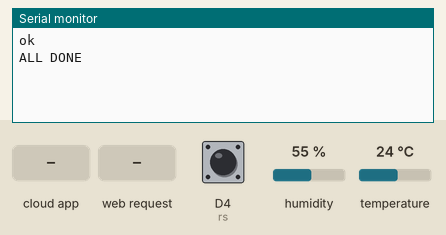
Simulated run of this sketch. Board: ESP8266 (NodeMCU). Parts: the last lines printed to the serial monitor. Inputs (shaded band) come from the test bench; at power-on: D4 (rs) HIGH, humidity 55 %, temperature 24 °C. WiFi joins after 1.5 s; servers stay silent unless stated; network time is answered at once with the bench clock; the local clock reads 2024-03-15 10:24:30 at power-on unless the sketch sets it.

Above: at 3.6 s.
3.7 s: the phone or cloud app sets Temperature to 1
At 4.7 s:
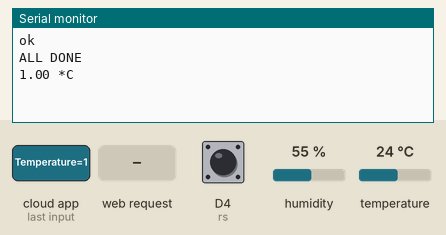
5.2 s: the phone or cloud app sets Humidity to 1
At 5.9 s:
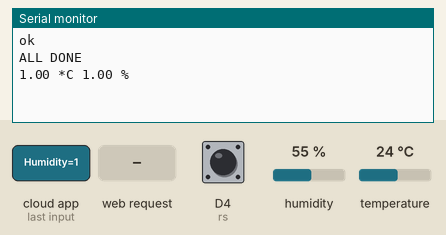
6.7 s: HTTP request GET /Temperature received
At 7.2 s:
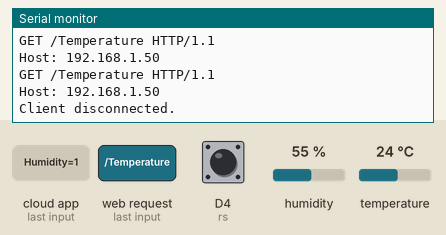
8.2 s: HTTP request GET /Humidity received
At 9.4 s:
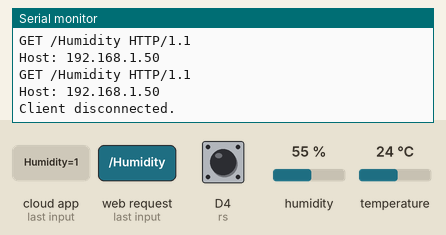
9.7 s: HTTP request GET /esp received
At 10.7 s:
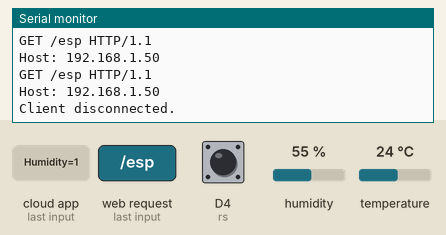
11.2 s: the phone or cloud app sets Temperature to 0
At 11.7 s:
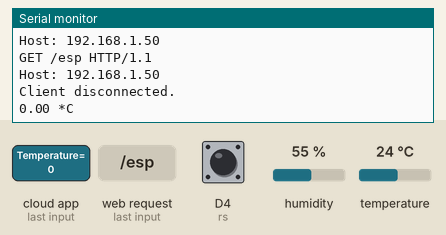

Measured:
- after the input at 3.7 s, the serial monitor: prints a new line at once (image 1)
- after the input at 5.2 s, the serial monitor: prints a new line at once (image 2)
- after the input at 6.7 s, the serial monitor: prints a new line at once (image 3)
- after the input at 8.2 s, the serial monitor: prints a new line at once (image 4)
- after the input at 9.7 s, the serial monitor: prints a new line at once (image 5)
- after the input at 11.2 s, the serial monitor: prints a new line at once (image 6)

The sketch:

BME_FDB_ver5.ino
```cpp
// https://www.grc.com/fingerprints.htm
#include <Arduino.h>
#include <ESP8266WiFi.h>
#include <ESP8266WebServer.h>
#include <WiFiManager.h>
#include <Wire.h>
#include <Adafruit_Sensor.h>
#include <Adafruit_BME280.h>
#include <Firebase_ESP_Client.h>
#include <NTPClient.h>

#include "addons/TokenHelper.h"
#include "addons/RTDBHelper.h"

String ele = "bme";
WiFiUDP ntpUDP;
NTPClient timeClient(ntpUDP, "time.stdtime.gov.tw");

#define SEALEVELPRESSURE_HPA (1013.25)
Adafruit_BME280 bme;

WiFiServer server(80);

String header;

const int rs = D4;
int RS;

unsigned long currentTime = millis();
unsigned long previousTime = 0;
const long timeoutTime = 2000;
#define DATABASE_URL "https://esp8266-ai2-default-rtdb.firebaseio.com"
#define API_KEY "AIzaSyAF4OdtYUAomk_4WnvE5MXb_nphlQ33UyA"
FirebaseData fbdo, fbdo_D1, fbdo_D2, fbdo_D4;
FirebaseAuth auth;
FirebaseConfig config;
unsigned long sendDataPrevMillis = 0;
int count = 0;
bool signupOK = false;

String A = "";
String IP = "";
String STAT1 = "";
String STAT2 = "";
String CNSTAT = "";

void setup() {
  Serial.begin(115200);

  pinMode(rs, INPUT);
  digitalWrite(rs, HIGH);
  bool status;
  status = bme.begin(0x76);

  WiFiManager wifiManager;

  RS = digitalRead(rs);
  if (RS == LOW){
    wifiManager.resetSettings();
  }

  wifiManager.autoConnect("SmartStuff");

  A = WiFi.macAddress();
  IP =  WiFi.localIP().toString();
  timeClient.begin();
  timeClient.setTimeOffset(28800);

  STAT1 = A + "/Temperature";
  STAT2 = A + "/Humidity";
  CNSTAT = A + "/esp";

  config.api_key = API_KEY;
  config.database_url = DATABASE_URL;
  if (Firebase.signUp(&config, &auth, "", "")){
    Serial.println("ok");
    signupOK = true;
  }
  else{
    Serial.printf("%s\n", config.signer.signupError.message.c_str());
  }
  config.token_status_callback = tokenStatusCallback;
  Firebase.begin(&config, &auth);
  Firebase.reconnectWiFi(true);

  if (!Firebase.RTDB.beginStream(&fbdo_D1, STAT1)) {
    Serial.print ("D1 begin error ");
    Serial.println(fbdo_D1.errorReason());
  }
  if (!Firebase.RTDB.beginStream(&fbdo_D2, STAT2)) {
    Serial.print ("D2 begin error ");
    Serial.println(fbdo_D2.errorReason());
  }
  if  (!Firebase.RTDB.beginStream(&fbdo_D4, CNSTAT)){
    Serial.printf("CNSTAT begin error", fbdo_D4.errorReason().c_str());
  }
  Firebase.RTDB.setFloat(&fbdo_D1, STAT1, bme.readTemperature());
  Firebase.RTDB.setFloat(&fbdo_D2, STAT2, bme.readHumidity());
  Firebase.RTDB.setString(&fbdo_D4, CNSTAT, "0");


  server.begin();
  Serial.println("ALL DONE");
}

void loop(){
  Web();
  call();
  time();

  if (Firebase.isTokenExpired()){
    Firebase.refreshToken(&config);
    Firebase.RTDB.setString(&fbdo_D4, CNSTAT, "1");
    Serial.println("Refresh token");
  }

}
void Web(){
  WiFiClient client = server.available();
  if (client) {
    Serial.println("New Client.");
    String currentLine = "";
    currentTime = millis();
    previousTime = currentTime;
    while (client.connected() && currentTime - previousTime <= timeoutTime) { // loop while the client's connected
      currentTime = millis();
      if (client.available()) {
//        header = client.readStringUntil('\r');
        char c = client.read();
        Serial.write(c);
       header += c;
        if (c == '\n') {
          if (currentLine.length() == 0) {
            client.println("HTTP/1.1 200 OK");
            client.println("Content-type:text/html");
            client.println("Connection: close");
            client.println();
            Serial.println(header);

            client.println("<!DOCTYPE html><html>");
            client.println("<head><meta charset='utf-8' name=\"viewport\" content=\"width=device-width, initial-scale=1\">");
            client.println("<link rel=\"icon\" href=\"data:,\">");

            client.println("<style>html { font-family: Helvetica; display: inline-block; margin: 0px auto; text-align: center;}");
            client.println(".button { background-color: #195B6A; border: none; color: white; padding: 16px 40px;");
            client.println("text-decoration: none; font-size: 30px; margin: 2px; cursor: pointer;}");
            client.println(".button2 {background-color: #77878A;}</style>");
            client.println("</head>");


            client.println("<body><h1>MAC=" + A + "</h1>");
            client.println("<h2>ELEMENT=" + ele + "</h2>");
            client.println("<h3>裝置名稱 = sMART sTUFF 溫溼度感測器</h3>");
            client.println("<h4>IP=" + IP + "</h4>");
            client.println("</body></html>");
            client.println();
            break;
          } else {
            currentLine = "";
          }
        } else if (c != '\r') {
          currentLine += c;
        }
      }
    }
    header = "";
    client.stop();
    Serial.println("Client disconnected.");
    Serial.println("");
  }
}
void call(){
  if(Firebase.ready() && signupOK){
    if  (!Firebase.RTDB.readStream(&fbdo_D1)){
       Serial.print("Temp read error：");
       Serial.println(fbdo_D1.errorReason());
    }
    if (fbdo_D1.streamAvailable()) {
      Serial.print(fbdo_D1.floatData());
      Serial.print(" *C ");
    }
  }
  if(Firebase.ready() && signupOK){
    if  (!Firebase.RTDB.readStream(&fbdo_D2)){
       Serial.print("Humid read error：");
       Serial.println(fbdo_D2.errorReason());
    }
    if (fbdo_D2.streamAvailable()) {
      Serial.print(fbdo_D2.floatData());
      Serial.println(" % ");
    }
  }
  if(Firebase.ready() && signupOK){
    if  (!Firebase.RTDB.readStream(&fbdo_D4)){
       Serial.print("cn read error：");
       Serial.println(fbdo_D4.errorReason());
    }
    if (fbdo_D4.streamAvailable()) {
      if (fbdo_D4.stringData() == "1") {
        Firebase.RTDB.setString(&fbdo_D4, CNSTAT, "2");
      }
    }
  }
}
void time() {
  timeClient.update();
  if (timeClient.getSeconds() == 0 || timeClient.getSeconds() == 15 || timeClient.getSeconds() == 30 || timeClient.getSeconds() == 45) {
    Firebase.RTDB.setFloat(&fbdo, STAT1, bme.readTemperature());
    Firebase.RTDB.setFloat(&fbdo, STAT2, bme.readHumidity());
  }

}
```
